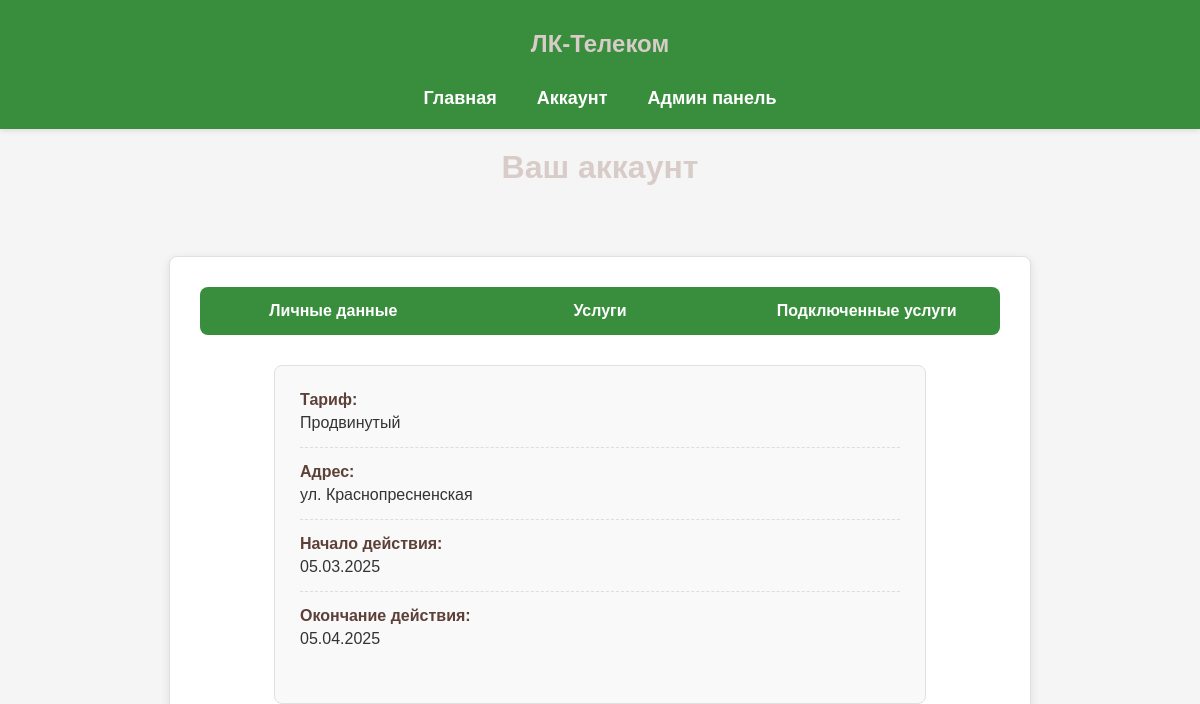
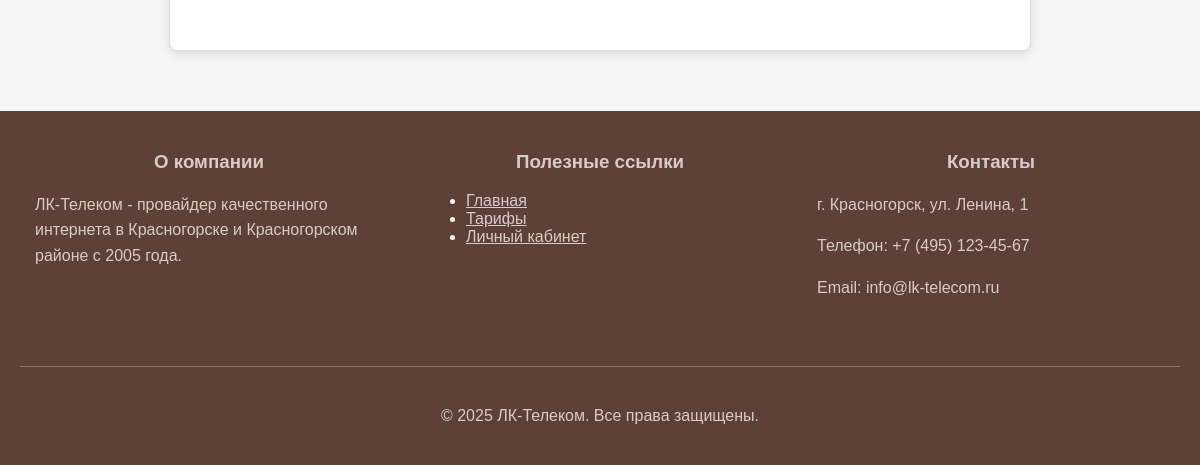
/public/login/account.php?slide=3 (signed in), run on an earlier commit of the app's database (2 pictures, top to bottom).
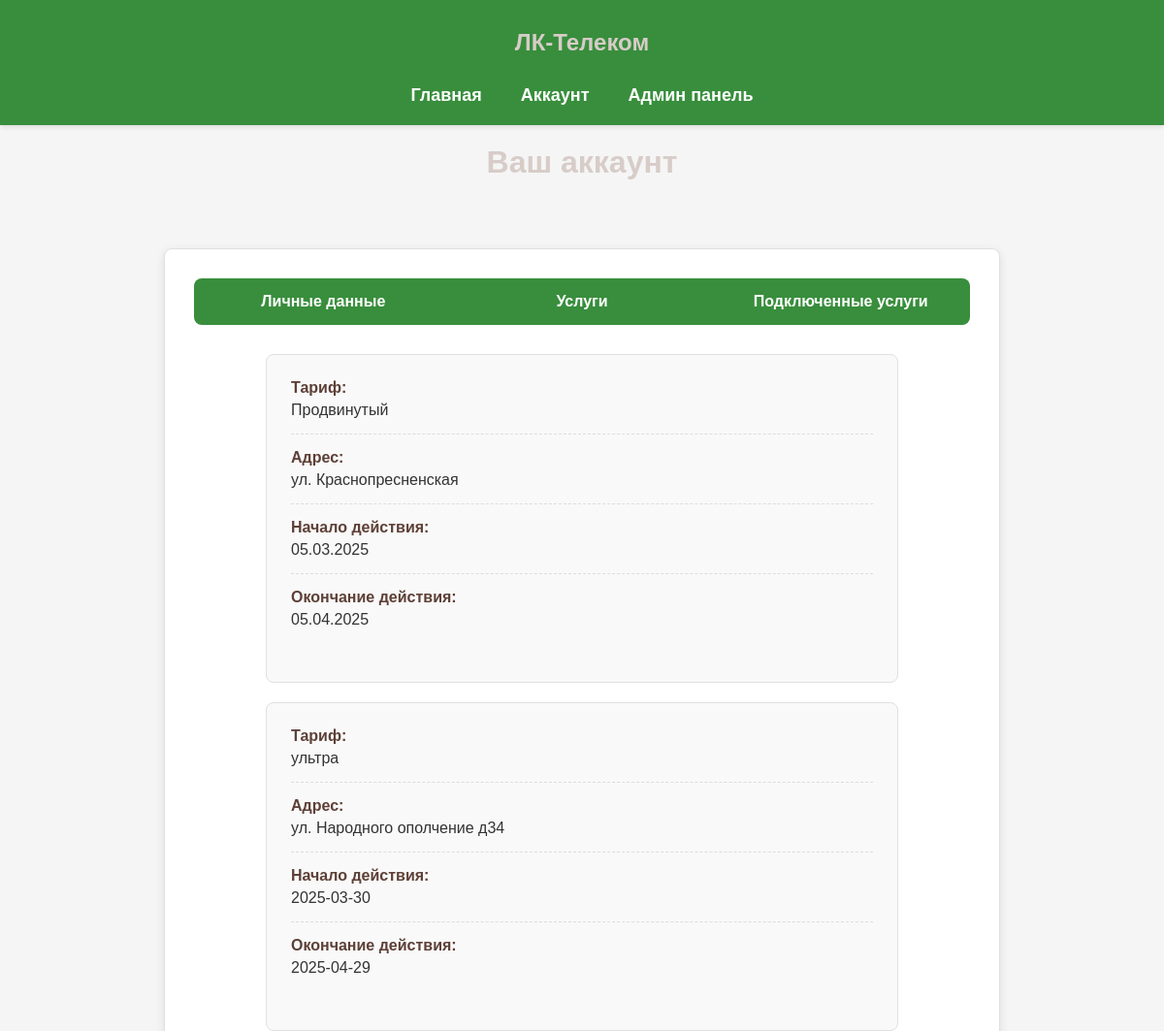
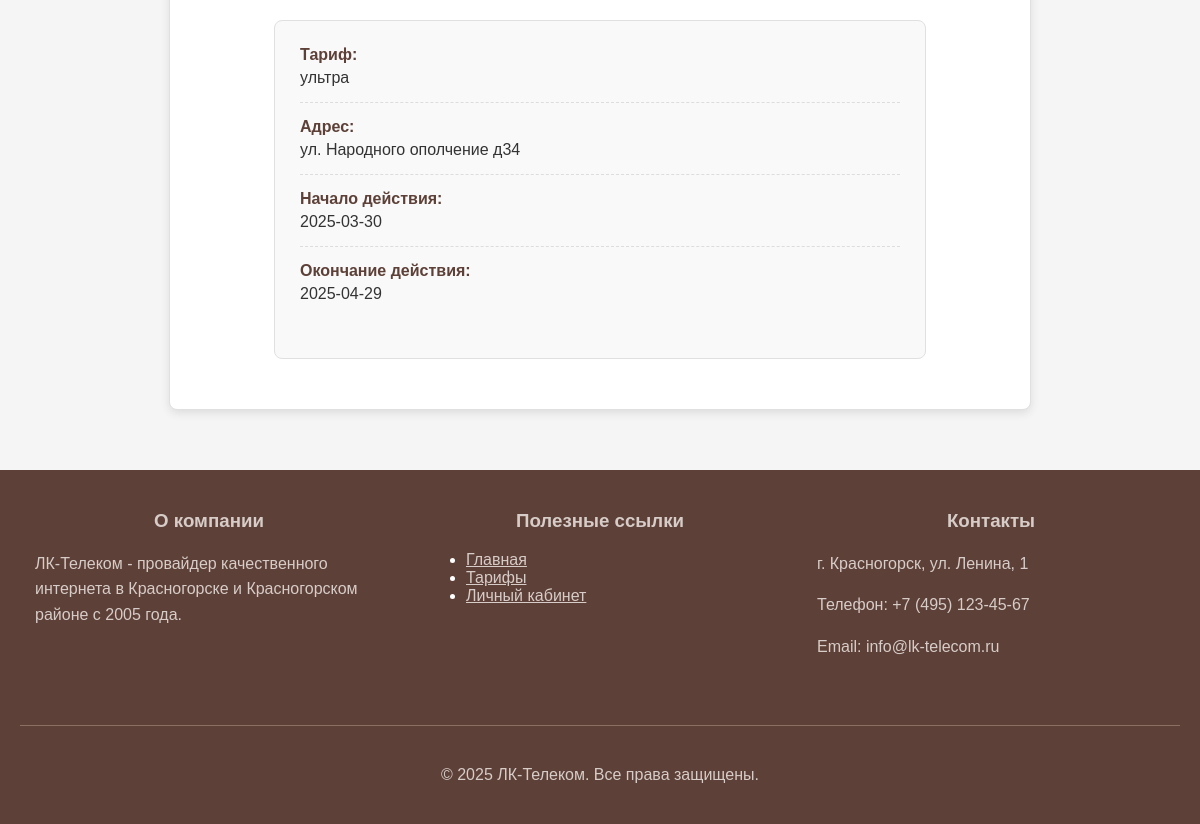
And on a later commit of the database (2 pictures, top to bottom).
### tables this page shows
CREATE TABLE `services` (
  `id` int NOT NULL,
  `user_id` int NOT NULL,
  `tariff_id` int NOT NULL,
  `addres` varchar(32) NOT NULL,
  `tariff_start` varchar(32) NOT NULL,
  `tariff_end` varchar(32) NOT NULL
);

CREATE TABLE `tariff` (
  `id` int NOT NULL,
  `tariff_name` varchar(32) NOT NULL,
  `tariff_speed` int NOT NULL,
  `tariff_price` int NOT NULL
);

### public/login/account.php (the view, shortened to what this page needs)
<?php session_start();
include "db.php";
include "header.php";?>
<!DOCTYPE html>
<html lang="en">
<head>
</head>
<body>
<?php if (!isset($_SESSION['auth'])) { ?>
    <h1>Авторизация</h1>
    <div class="block_wrapper">
        <div class="input_login">
            <form action="auth.php" method="POST">
                <ul class="input_wrapper">
                    <li><label>Логин</label></li>
                    <li><input type="text" class="input_style" name="login" placeholder="Введите ваш логин"></li>
                    <li><label>Пароль</label></li>
                    <li><input type="password" class="input_style" name="password" placeholder="Введите ваш пароль"></li>
                    <li class="li_btn">
                        <input type="submit" value="Войти" class="edit_btn">
                    </li>
                </ul>
            </form>
        </div>
    </div>
    <h1>Регистрация</h1>
    <div class="block_wrapper">
        <div class="input_reg">
            <form action="registration.php" method="POST">
                <ul class="input_wrapper">
                    <li><label>Логин</label></li>
                    <li><input type="text" class="input_style" name="login" placeholder="Придумайте логин"></li>
                    <li><label>Имя</label></li>
                    <li><input type="text" class="input_style" name="name" placeholder="Ваше имя"></li>
                    <li><label>Фамилия</label></li>
                    <li><input type="text" class="input_style" name="surname" placeholder="Ваша фамилия"></li>
                    <li><label>Номер телефона</label></li>
                    <li><input type="text" class="input_style" name="phone" placeholder="+7 (XXX) XXX-XX-XX"></li>
                    <li><label>Пароль</label></li>
                    <li><input type="password" class="input_style" name="password" placeholder="Придумайте пароль"></li>
                    <li class="li_btn"><input class="edit_btn" type="submit" value="Зарегистрироваться"></li>
                </ul>
            </form>
        </div>
    </div>
<?php } else { ?>
    <h1>Ваш аккаунт</h1>
    <div class="block_wrapper">
        <div class="account">
            <ul class="account_menu">
                <li class="menu_link"><a href="account.php?slide=1">Личные данные</a></li>
                <li class="menu_link"><a href="account.php?slide=2">Услуги</a></li>
                <li class="menu_link"><a href="account.php?slide=3">Подключенные услуги</a></li>
            </ul>
            <?php
            switch ($_GET['slide']) {
                case 3:
                    $id_of_user = $_SESSION['id_user'];
                    $stm = $connect->query("SELECT services.*, tariff.tariff_name
                    FROM services
                    JOIN tariff ON services.tariff_id = tariff.id
                    WHERE services.user_id = $id_of_user");
                    $services = $stm->fetchAll();
                    if ($services) {
                        foreach ($services as $service)
                        echo '<div class="info-container">
                            <div class="info-field">
                                <span class="info-label">Тариф:</span>
                                <span class="info-value">'.$service['tariff_name'].'</span>
                            </div>
                            <div class="info-field">
                                <span class="info-label">Адрес:</span>
                                <span class="info-value">'.$service['addres'].'</span>
                            </div>
                            <div class="info-field">
                                <span class="info-label">Начало действия:</span>
                                <span class="info-value">'.$service['tariff_start'].'</span>
                            </div>
                            <div class="info-field">
                                <span class="info-label">Окончание действия:</span>
                                <span class="info-value">'.$service['tariff_end'].'</span>
                            </div>
                        </div>';
                    } else {
                        echo '<div class="info-container">
                            <p>У вас нет подключенных тарифов</p>
                            <button class="edit_btn"><a href="account.php?slide=2">Выбрать тариф</a></button>
                        </div>';
                    }
                    break;
            }
            ?>
        </div>
    </div>
<?php } ?>
</body>
</html>
<?php include "footer.php"; ?>

What changed in the data, as far as the page shows it:
added services: tariff.tariff_name "ультра", addres "ул. Народного ополчение д34", tariff_start "2025-03-30", tariff_end "2025-04-29"
added services: tariff.tariff_name "ультра", addres "ул. Народного ополчение д34", tariff_start "2025-03-30", tariff_end "2025-04-29"
